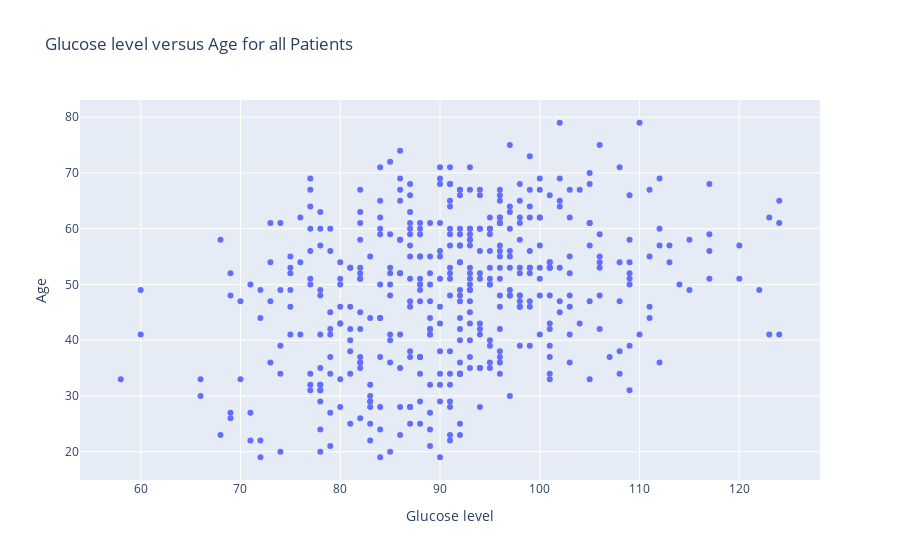

Notebook cell for this chart:
### Markdown cell above
&#9989; **(6 pt):** From the dataframe used above, make a scatter plot of glucose level versus age. Make sure to include a title.

### Code cell
## put your code here
import plotly.express as px
fig = px.scatter(df1, x="Glucose", y="AGE",labels={
                     "Glucose": "Glucose level",
                     "AGE": "Age"
                 },
                title="Glucose level versus Age for all Patients")
fig.show()

### Figure 1 — Plotly figure (JSON) as saved in the notebook; plotly's stock layout.template omitted (floating-point values rounded to 4 significant figures; data arrays with more than 128 entries replaced by an {"elided": "..."} marker saying what was removed)
{"data": [{"hovertemplate": "Glucose level=%{x}<br>Age=%{y}<extra></extra>", "legendgroup": "", "marker": {"color": "#636efa", "symbol": "circle"}, "mode": "markers", "name": "", "orientation": "v", "showlegend": false, "type": "scatter", "x": {"elided": "442 int values"}, "xaxis": "x", "y": {"elided": "442 int values"}, "yaxis": "y"}], "layout": {"legend": {"tracegroupgap": 0}, "title": {"text": "Glucose level versus Age for all Patients"}, "xaxis": {"anchor": "y", "domain": [0, 1], "title": {"text": "Glucose level"}}, "yaxis": {"anchor": "x", "domain": [0, 1], "title": {"text": "Age"}}}}
